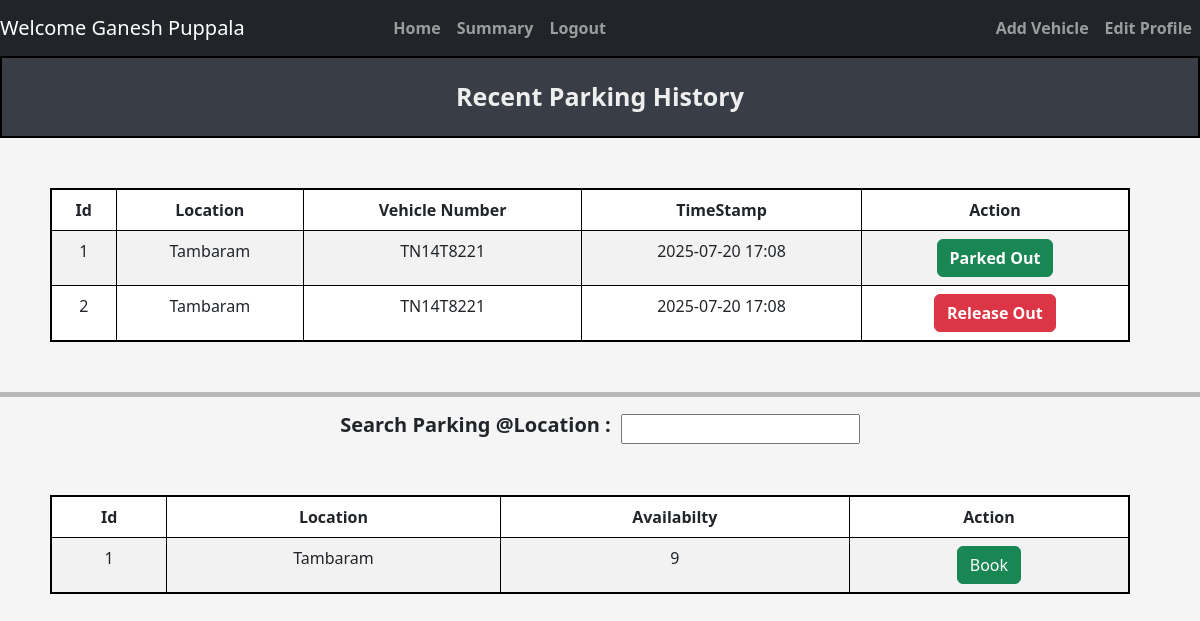
Screenshot of /user/dashboard (signed in) with the database file from the repository.
### tables this page shows
CREATE TABLE Reserve_Parking_Spot (
                spot_id INTEGER NOT NULL,
                lot_id INTEGER NOT NULL,
                user_id INTEGER NOT NULL,
                vehicle_number TEXT NOT NULL,
                parking_timestamp DATETIME NOT NULL,
                leaving_timestamp DATETIME,
                parking_cost REAL,

                FOREIGN KEY (lot_id)  REFERENCES ParkingLot(lot_id)
                FOREIGN KEY (spot_id) REFERENCES ParkingSpots(spot_id),
                FOREIGN KEY (user_id) REFERENCES USERS(Id)
                );

CREATE TABLE ParkingLot (
            lot_id INTEGER PRIMARY KEY AUTOINCREMENT,
            location_name TEXT NOT NULL,
            address TEXT NOT NULL,
            pincode TEXT NOT NULL,
            price INTEGER NOT NULL, 
            maxSpots INTEGER NOT NULL
        );

### controllers/user_controller.py (the view)
@user.route("/user/dashboard",methods = ['GET','POST'])
def dashboard():
    user_id = session['user_id']
    user_parking_data = getReserveParkingSpotData(user_id)
    availability_data = get_availability_data()
    print(user_parking_data)
    print(availability_data)
    return render_template("dashboard/user_dashboard.html",availability_data=availability_data, user_parking_data = user_parking_data)

### models/parking_lot.py (called while the page is built)
def get_availability_data():
    connection = sqlite3.connect(DATABASE_PARKING)
    cur = connection.cursor()
    cur.execute(
            '''
                select
                pl.lot_id,
                pl.address,
                Count(Case WHEN ps.status = 'A' THEN 1 END) As availabilty
                from ParkingLot PL
                Left Join
                ParkingSpots PS ON PL.lot_id = PS.lot_id
                Group By
                PL.lot_id,PL.address
            '''
            )
    result = cur.fetchall()
    connection.commit()
    connection.close()
    return result

def getReserveParkingSpotData(user_id):
    connection = sqlite3.connect(DATABASE_PARKING)
    cur = connection.cursor()
    print(user_id)
    cur.execute('''
                    select rp.spot_id,
                        pl.address AS location_name,
                        rp.vehicle_number,
                        rp.parking_timestamp,
                        ps.status,
                        pl.lot_id
                        from Reserve_Parking_Spot rp
                    JOIN
                        ParkingLot pl on pl.lot_id = rp.lot_id
                    JOIN
                        ParkingSpots ps on rp.spot_id = ps.spot_id AND rp.lot_id = ps.lot_id
                    where
                        rp.user_id = (?)
                ''',(user_id,)
                )
    result = cur.fetchall()
    connection.commit()
    connection.close()
    return result

### templates/dashboard/user_dashboard.html (shortened to what this page needs)
{% extends "navbar.html" %}
{% block content %}
    <div class="title"> Recent Parking History </div>
        <table style="text-align: center;" class="table table-striped table-css table-bordered ">
                <thead>
                    <tr>
                    <th scope="col">Id</th>
                    <th scope="col">Location</th>
                    <th scope="col">Vehicle Number</th>
                    <th scope="col">TimeStamp</th>
                    <th scope="col">Action</th>
                    </tr>
                </thead>
                <tbody>
                    {% for parking in user_parking_data %}
                        <tr>
                            <td scope="row">{{ parking[0] }}</td>
                            <td>{{ parking[1] }}</td>
                            <td>{{ parking[2] }}</td>
                            <td>{{ parking[3] }}</td>
                            {% if parking[4] == 'O' %}
                                <td>
                                    <form method="post" action="{{ url_for ('user.ReleaseSpot') }}">
                                        <button type="submit" class="btn btn-danger"><b> Release Out </b></button></td>
                            {% else %}
                                <td><button type="submit" class="btn btn-success"><b> Parked Out </b></button></td>
                            {% endif %}
                        </tr>
                    {% endfor %}
                </tbody>
        </table>
        <hr style="height: 5px; background-color: black; border: none;">
        <div class="center-wrapper">
            <div class = "search_location">
                <span>
                    <h5><b>Search Parking @Location :</b></h5>
                    <input type="text" id="searchInput" onkeyup="filterTable()">
                </span>
            </div>
        </div>
        <table id="dataTable" style="text-align: center;" class="table table-striped table-css table-bordered ">
                <thead>
                    <tr>
                        <th scope="col">Id</th>
                        <th scope="col">Location</th>
                        <th scope="col">Availabilty</th>
                        <th scope="col">Action</th>
                    </tr>
                </thead>
                <tbody>
                    {% for lot in availability_data %}
                        <tr>
                            <td scope="row">{{ lot[0] }}</td>
                            <td>{{ lot[1] }}</td>
                            <td>{{ lot[2] }}</td>
                            <td>
                                <form method="POST" action="{{ url_for ('user.bookSpot') }}">
                                    <button type="submit" class="btn btn-success"> Book </button>
                                </form>
                        </tr>
                    {% endfor %}
                </tbody>
            </table>
{% endblock %}

### static/css/style.css (style rules this page uses)
body { background-color: #f5f5f5; justify-content: center; }
.title { background-color: #393E46; border: 2px solid black; text-align: center; padding: 20px; font-weight: bold; font-size: 25px; margin-bottom: 20px; color: #EEEEEE; }
.table-css { margin: 50px; justify-content: center; width: 90vw; border: 2px solid black; }
.search_location span { display: flex; align-items: center; gap: 10px; }
.center-wrapper { display: flex; justify-content: center; align-items: center; }

### rows the page displays
Reserve_Parking_Spot: spot "1", address "Tambaram", vehicle_number "TN14T8221", parking_timestamp "2025-07-20 17:08", shows "Parked Out"
Reserve_Parking_Spot: spot "2", address "Tambaram", vehicle_number "TN14T8221", parking_timestamp "2025-07-20 17:08"
ParkingLot: lot_id "1", address "Tambaram", lot "9"

### other values shown
{{ session.get('name') }} "Ganesh Puppala"
